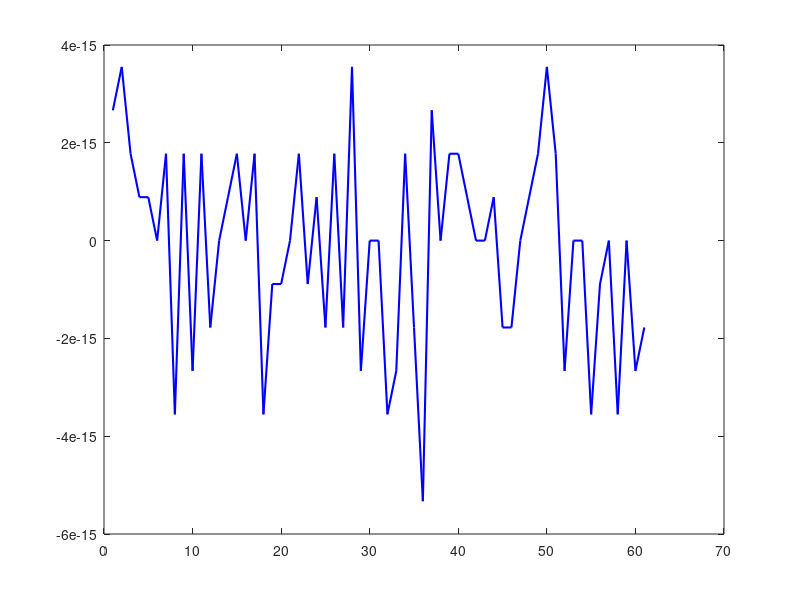

Recreate this plot in MATLAB.
clear all
close all

d = .003;
x = (1-d:0.0001:1+d);
p = x.^6 - 6.*x.^5 +15.*x.^4 -20.*x.^3 +15.*x.^2 -6.*x +1;

plot(p, '-b', 'LineWidth', 1.5);